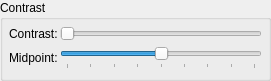
            <widget class="QGroupBox" name="grpContrast">
             <property name="geometry">
              <rect>
               <x>10</x>
               <y>300</y>
               <width>271</width>
               <height>81</height>
              </rect>
             </property>
             <property name="title">
              <string>Contrast</string>
             </property>
             <layout class="QFormLayout" name="formLayout_10">
              <property name="fieldGrowthPolicy">
               <enum>QFormLayout::FieldGrowthPolicy::AllNonFixedFieldsGrow</enum>
              </property>
              <property name="horizontalSpacing">
               <number>2</number>
              </property>
              <property name="verticalSpacing">
               <number>6</number>
              </property>
              <property name="leftMargin">
               <number>6</number>
              </property>
              <property name="topMargin">
               <number>6</number>
              </property>
              <property name="rightMargin">
               <number>6</number>
              </property>
              <property name="bottomMargin">
               <number>6</number>
              </property>
              <item row="0" column="0">
               <widget class="QLabel" name="lblContrast">
                <property name="toolTip">
                 <string>Contrast increase applied to all channels</string>
                </property>
                <property name="text">
                 <string>Contrast:</string>
                </property>
               </widget>
              </item>
              <item row="0" column="1">
               <widget class="QSlider" name="sldrContrast">
                <property name="minimumSize">
                 <size>
                  <width>0</width>
                  <height>0</height>
                 </size>
                </property>
                <property name="focusPolicy">
                 <enum>Qt::FocusPolicy::NoFocus</enum>
                </property>
                <property name="toolTip">
                 <string>Contrast increase applied to all channels</string>
                </property>
                <property name="maximum">
                 <number>200</number>
                </property>
                <property name="pageStep">
                 <number>8</number>
                </property>
                <property name="tracking">
                 <bool>false</bool>
                </property>
                <property name="orientation">
                 <enum>Qt::Orientation::Horizontal</enum>
                </property>
                <property name="tickPosition">
                 <enum>QSlider::TickPosition::NoTicks</enum>
                </property>
                <property name="tickInterval">
                 <number>10</number>
                </property>
               </widget>
              </item>
              <item row="1" column="0">
               <widget class="QLabel" name="lblContrastMidpoint">
                <property name="toolTip">
                 <string>Contrast midpoint (turning point of S-curve) selection</string>
                </property>
                <property name="text">
                 <string>Midpoint:</string>
                </property>
               </widget>
              </item>
              <item row="1" column="1">
               <widget class="QSlider" name="sldrContrastPoint">
                <property name="sizePolicy">
                 <sizepolicy hsizetype="Expanding" vsizetype="Preferred">
                  <horstretch>0</horstretch>
                  <verstretch>0</verstretch>
                 </sizepolicy>
                </property>
                <property name="minimumSize">
                 <size>
                  <width>0</width>
                  <height>22</height>
                 </size>
                </property>
                <property name="focusPolicy">
                 <enum>Qt::FocusPolicy::NoFocus</enum>
                </property>
                <property name="toolTip">
                 <string>Contrast midpoint (turning point of S-curve) selection</string>
                </property>
                <property name="maximum">
                 <number>256</number>
                </property>
                <property name="pageStep">
                 <number>16</number>
                </property>
                <property name="value">
                 <number>128</number>
                </property>
                <property name="tracking">
                 <bool>false</bool>
                </property>
                <property name="orientation">
                 <enum>Qt::Orientation::Horizontal</enum>
                </property>
                <property name="tickPosition">
                 <enum>QSlider::TickPosition::TicksBelow</enum>
                </property>
                <property name="tickInterval">
                 <number>32</number>
                </property>
               </widget>
              </item>
             </layout>
            </widget>
